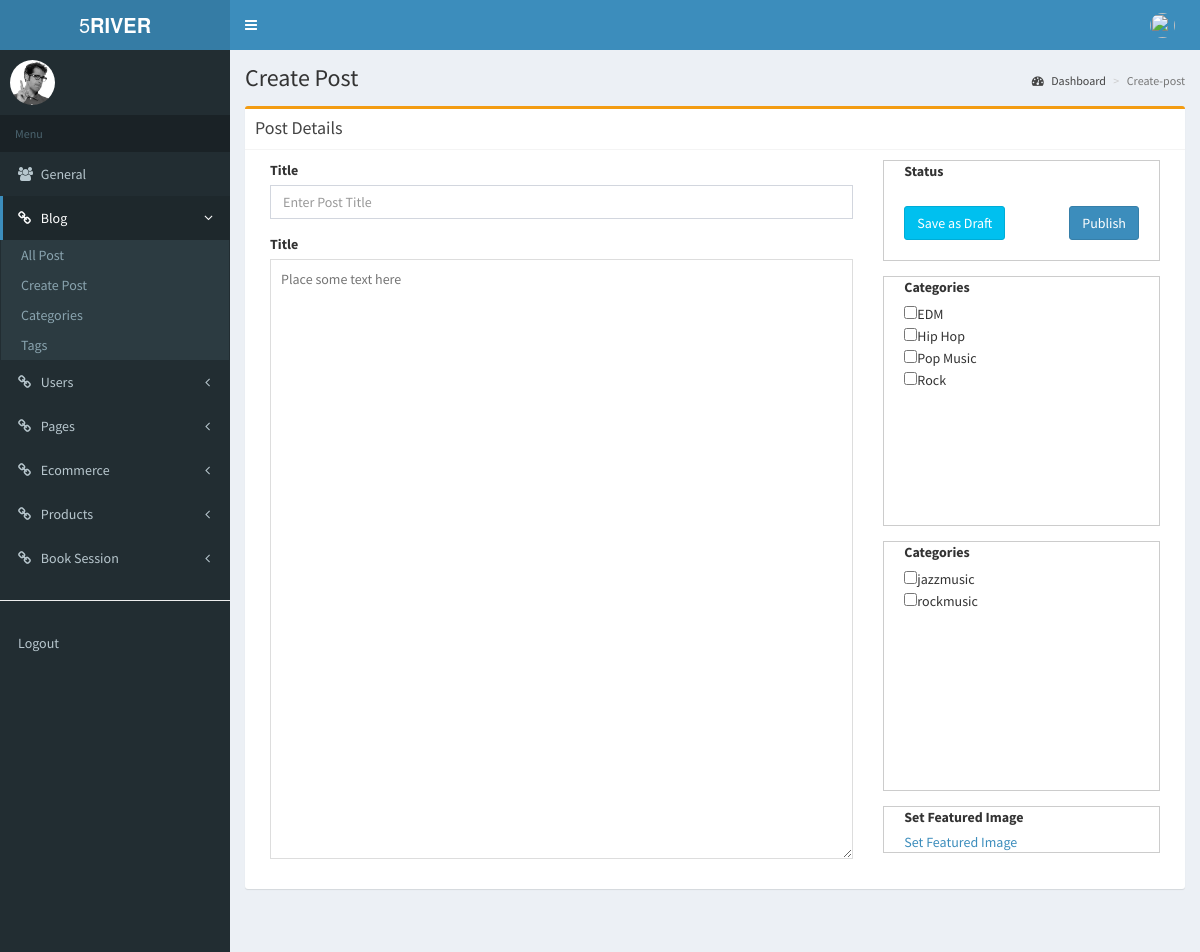
The app's page /create-post.php with its own data.
### tables this page shows
CREATE TABLE `postcategories` (
  `id` int(11) NOT NULL,
  `name` varchar(255) NOT NULL,
  `createdby` varchar(255) NOT NULL,
  `datetime` datetime NOT NULL
);

CREATE TABLE `posttags` (
  `id` int(11) NOT NULL,
  `name` varchar(255) NOT NULL,
  `createdby` varchar(255) NOT NULL,
  `datetime` datetime NOT NULL
);

### inc/procedure.php (called while the page is built, shortened)
<?php
function select($selection , $tablename, $where){
	$len = strlen($where);
	if ($len > 0) {
		$sql = 'SELECT '.$selection.' FROM '.$tablename.' where '.$where.'';
	}else{
		$sql = 'SELECT '.$selection.' FROM '.$tablename.'';
	}
	$result = mysqli_query($GLOBALS['conn'], $sql);
	if (mysqli_num_rows($result) > 0) {
	    $i = 1;
	    $collector = array();
	    while($row = mysqli_fetch_assoc($result)) {
	    	$collector[$i] = $row;
	    	$i++;
	    }
	    return $collector;
	} else {
	    return NULL;
	}
}

### create-post.php (the view, shortened to what this page needs)
<link rel="stylesheet" href="plugins/bootstrap-wysihtml5/bootstrap3-wysihtml5.min.css">
    <section class="content container-fluid">
    	<div class="box box-warning">
            <div class="box-header with-border">
              <h3 class="box-title">Post Details</h3>
            </div>
            <div class="box-body">
              <form role="form">
                <div class="col-md-8">
	                <div class="form-group">
	                  <label>Title</label>
	                  <input type="text" class="form-control" placeholder="Enter Post Title">
	                </div>
	                <div class="form-group">
	                  <label>Title</label>
						<textarea class="textarea" placeholder="Place some text here" style="width: 100%; height: 600px; font-size: 14px; line-height: 18px; border: 1px solid #dddddd; padding: 10px;"></textarea>
					</div>
	            </div>
	            <div class="col-md-4">
	            	<div class="form-group" style="border: 1px solid #ccc; float: left; width: 100%; padding-left: 20px; padding-right: 20px; padding-bottom: 20px;">
	                  <label style="background: #fff; width: 100%;">Status</label>
	                  <br><br>
	                  <input type="button" class="btn btn-info pull-left" name="" value="Save as Draft">
	                  <input type="button" class="btn btn-primary pull-right" name="" value="Publish">
	                  <br>
	                </div>
	                <br>
	            	<div class="form-group" style="border: 1px solid #ccc; padding-left: 20px; min-height:250px; max-height: 250px; overflow: hidden; overflow-y: scroll;">
	                  <label>Categories</label>
	                  <br>
	                  <?php
	                  	$result = select('*' , 'postcategories' , '');
	                  	foreach ($result as $key => $value) {
		                  	echo '<input type="checkbox" value="'.$value["name"].'">'.$value["name"].'<br>';
	                  	}
	                  ?>
	                </div>
	            	<div class="form-group" style="border: 1px solid #ccc; padding-left: 20px; min-height:250px; max-height: 250px; overflow: hidden; overflow-y: scroll;">
	                  <label>Categories</label>
	                  <br>
	                  <?php
	                  	$result = select('*' , 'posttags' , '');
	                  	foreach ($result as $key => $value) {
		                  	echo '<input type="checkbox" value="'.$value["name"].'">'.$value["name"].'<br>';
	                  	}
	                  ?>
	                </div>
	               	<div class="form-group" style="border: 1px solid #ccc; padding-left: 20px;">
	                  <label>Set Featured Image</label>
	                  <br>
	                  <a>Set Featured Image</a>
	                  <br>
	                </div>
	            </div>
              </form>
            </div>
          </div>
    </section>

### records on screen
postcategories: name "EDM"
postcategories: name "Hip Hop"
postcategories: name "Pop Music"
postcategories: name "Rock"
posttags: name "jazzmusic"
posttags: name "rockmusic"

### other values on screen
str_replace('-' , ' ' , basename($_SERVER["SCRIPT_FILENAME"], '.php')) "Create Post"
basename($_SERVER["SCRIPT_FILENAME"], '.php') "Create-post"
